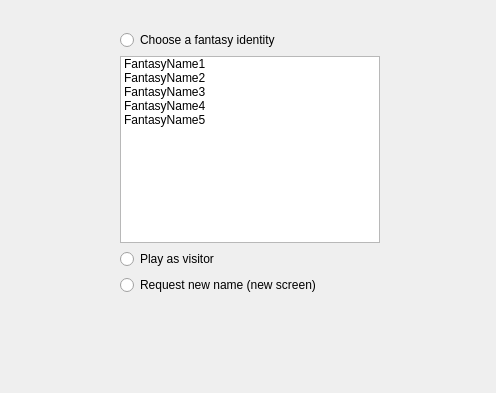
<?xml version="1.0" encoding="UTF-8"?>
<ui version="4.0">
 <class>Form</class>
 <widget class="QWidget" name="Form">
  <property name="geometry">
   <rect>
    <x>0</x>
    <y>0</y>
    <width>496</width>
    <height>393</height>
   </rect>
  </property>
  <property name="windowTitle">
   <string>Form</string>
  </property>
  <widget class="QWidget" name="">
   <property name="geometry">
    <rect>
     <x>120</x>
     <y>30</y>
     <width>260</width>
     <height>265</height>
    </rect>
   </property>
   <layout class="QVBoxLayout" name="verticalLayout_2">
    <item>
     <layout class="QVBoxLayout" name="verticalLayout">
      <item>
       <widget class="QRadioButton" name="radioButton">
        <property name="text">
         <string>Choose a fantasy identity</string>
        </property>
       </widget>
      </item>
      <item>
       <widget class="QListWidget" name="listWidget">
        <item>
         <property name="text">
          <string>FantasyName1</string>
         </property>
        </item>
        <item>
         <property name="text">
          <string>FantasyName2</string>
         </property>
        </item>
        <item>
         <property name="text">
          <string>FantasyName3</string>
         </property>
        </item>
        <item>
         <property name="text">
          <string>FantasyName4</string>
         </property>
        </item>
        <item>
         <property name="text">
          <string>FantasyName5</string>
         </property>
        </item>
       </widget>
      </item>
     </layout>
    </item>
    <item>
     <widget class="QRadioButton" name="radioButton_2">
      <property name="text">
       <string>Play as visitor</string>
      </property>
     </widget>
    </item>
    <item>
     <widget class="QRadioButton" name="radioButton_3">
      <property name="text">
       <string>Request new name (new screen)</string>
      </property>
     </widget>
    </item>
   </layout>
  </widget>
 </widget>
 <resources/>
 <connections/>
</ui>
